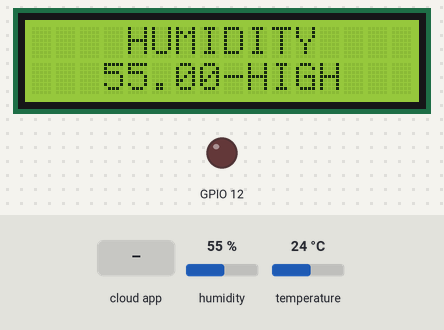
The sketch below on a simulated ESP32. Shown: 16×2 character LCD, output pins drawn as LEDs (lit = HIGH). The inputs (shaded band) are chosen by the test bench; at power-on: temperature 24 °C, humidity 55 %. WiFi joins after 1.5 s; servers stay silent unless stated; what the sketch prints to the serial monitor is not drawn.

Above: at 2.2 s.
2.3 s: temperature set to 25.6 °C
At 8.5 s:
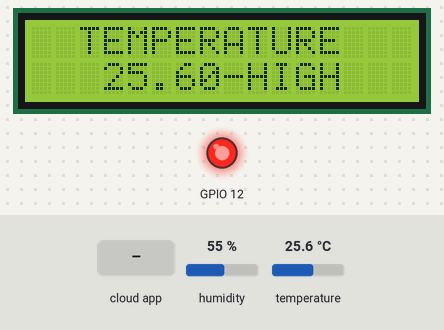
11.7 s: the phone or cloud app sets mesaj to 0
At 14.0 s:
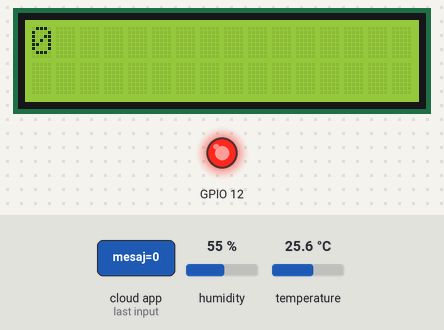
16.7 s: humidity set to 22 %
At 20.1 s:
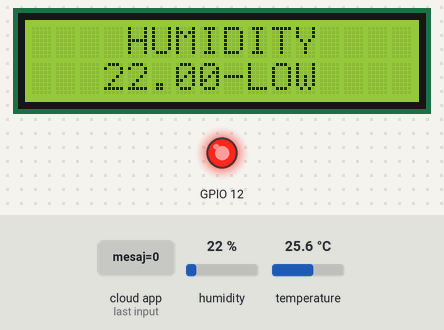
26.1 s: temperature set to 12 °C
At 29.9 s:
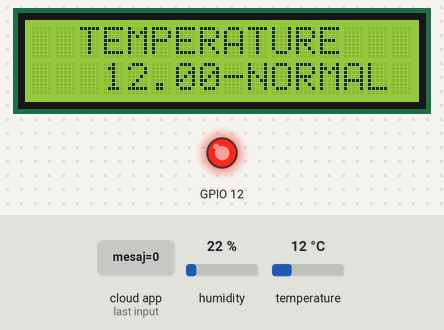
35.5 s: the phone or cloud app sets led to 0
At 39.9 s:
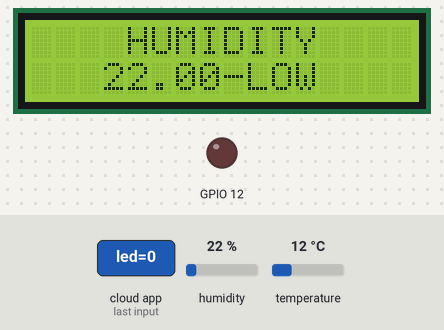
44.9 s: the phone or cloud app sets mesaj to 1
At 49.0 s:
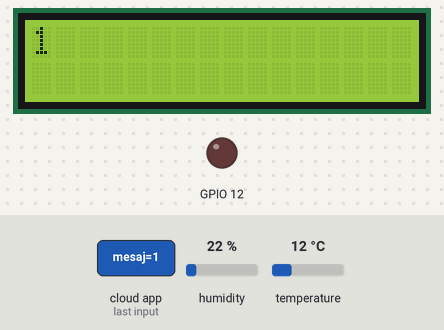
Timing chart, 0 to 50.5 s (numbered marks = the images above; inputs shaded):
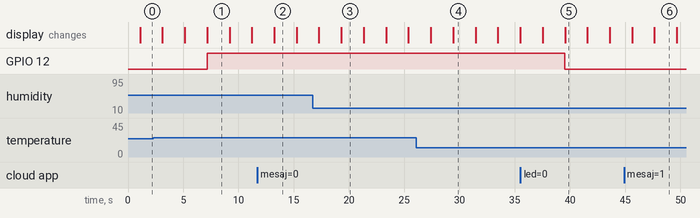

Measured:
- the behaviour switches between 25 and 25.1 °C on temperature (found by bisection; images 0 and 1)
- after the input at 2.3 s, GPIO 12: LOW → HIGH after 4.9 s; the display: first differs from a run without the input after 4.9 s (image 1)
- after the input at 11.7 s, the display: changes after 1.5 s (image 2)
- after the input at 16.7 s, the display: first differs from a run without the input after 2.6 s (image 3)
- after the input at 26.1 s, the display: first differs from a run without the input after 3.3 s (image 4)
- after the input at 35.5 s, GPIO 12: HIGH → LOW after 4.0 s
- after the input at 44.9 s, the display: first differs from a run without the input after 2.7 s (image 6)

The sketch:

sketch.ino
```cpp
#include "thingProperties.h" // Bu kütüphane, Arduino Bulut hizmetine bağlanmak için gerekli olan özellikleri ve fonksiyonları içerir.
#include "DHT.h" // Bu kütüphane DHT sensörü kullanabilmemizi sağlar.
#include <LiquidCrystal_I2C.h> // I2C arayüzü üzerinden çalışan LCD ekran için kütüphane.


DHT dht(0, DHT22); // DHT sensörünü pin 0'a ve DHT22 tipine bağla.
LiquidCrystal_I2C LCD = LiquidCrystal_I2C(0x27, 16, 2); // 0x27 adresinde 16x2 LCD ekranını başlat.

void setup() {
  Serial.begin(9600); // Seri iletişimi başlat, hızı 9600 baud/s olarak ayarla.
  delay(1000); // 1 saniye bekle.

  pinMode(12, OUTPUT); // 12. pine bağlı bir çıkış olarak tanımla.

  LCD.init(); // LCD ekranını başlat.
  LCD.backlight(); // LCD ekranının arka ışığını aç.
  LCD.setCursor(0, 0); // Cursor'u LCD ekranın 0.satir - 0.stun 'una tasir.

  initProperties(); // Arduino Bulut özelliklerini başlat.
  ArduinoCloud.begin(ArduinoIoTPreferredConnection); // Arduino Bulut bağlantısını başlat, öncelikli bağlantı yöntemini kullan.
  setDebugMessageLevel(2); // Hata ayıklama mesaj seviyesini ayarla (2: Tüm mesajlar).
  ArduinoCloud.printDebugInfo(); // Debug bilgilerini Arduino Bulut üzerinde yazdır.

}

void loop() {
  ArduinoCloud.update(); // Arduino Cloud güncellemelerini kontrol et.
  dhtVeriOkuma(); // DHT sensöründen veri okuma işlemini gerçekleştir.
  LCD_Write(); // LCD ekranına, veri yazma islemlerini gercekelstir.
}

void dhtVeriOkuma(){ // Sicaklik ve nem degerlerini okur.
  sicaklik = dht.readTemperature(); // Sıcaklık değerini oku.
  nem = dht.readHumidity(); // Nem değerini oku.
  Serial.println("Humidity: "+String(nem)+"% || Temperature: "+String(sicaklik)+"°C"); // Sıcaklık ve Nem değerlerini terminale yazdırır.
}

void onMesajChange()  {  // Cloud ekranında "mesaj" girdisi oldugu zaman bu fonksiyon otomatik calisir (tetiklenir/cagrilir).
  LCD.clear(); // LCD ekrani temizle.
  mesaj.trim(); // Mesaj boşluklu geldiği icin, mesajin basinda gelen bosluklar temizlenir.
  LCD.setCursor(0, 0); // Cursor'u LCD ekranın 0.satir - 0.stun 'una tasir.
  LCD.print(mesaj); // LCD ekrana "mesaj"i basar
  delay(2000); // 2 saniye bekleme saglar.
}


void LCD_Write(){ // LCD ekrana yazi yazilmak istendigi zaman (sicaklik/nem) bu fonksiyon "loop()" icerisinde cagrilir.

  LCD.clear(); // LCD ekrani temizle

  if(nem<=50) // nem degeri 50'ye esit ya da 50'nin altindaysa if sartine girilir.
  {
    LCD.setCursor(4, 0); // Cursor'u LCD ekranın 0.satir - 4.stun 'una tasir.
    LCD.print("HUMIDITY"); // LCD ekranina "HUMIDITY" yazilir.
    LCD.setCursor(3, 1); // Cursor'u LCD ekranın 1.satir - 3.stun 'una tasir.
    LCD.print(String(nem) + "-LOW"); // LCD ekranina {nem}+"-LOW" yazilir.
  }
  else // nem degeri ilgili sarti saglamadigi durumda else durumuna girilir.
  {
    LCD.setCursor(4, 0); // Cursor'u LCD ekranın 0.satir - 4.stun 'una tasir.
    LCD.print("HUMIDITY"); // LCD ekranina "HUMIDITY" yazilir.
    LCD.setCursor(3, 1); // Cursor'u LCD ekranın 1.satir - 3.stun 'una tasir.
    LCD.print(String(nem) + "-HIGH"); // LCD ekranina {nem}+"-HIGH" yazilir.
  }

  delay(2000); // 2 saniye bekleme saglar.
  LCD.clear(); // LCD ekrani temizle

  if(sicaklik<0) // sicaklik degeri 0'in altindaysa if sartine girilir.
  {
    LCD.setCursor(2, 0); // Cursor'u LCD ekranın 0.satir - 2.stun 'una tasir.
    LCD.print("TEMPERATURE"); // LCD ekranina "TEMPERATURE" yazilir.
    LCD.setCursor(0, 1); // Cursor'u LCD ekranın 1.satir - 0.stun 'una tasir.
    LCD.print(String(sicaklik) + "-VERY LOW"); // LCD ekranina {sicaklik}+"-VERY LOW" yazilir.
  }
  else if(sicaklik<=25) // sicaklik degeri 25'e esit ya da 25'in altindaysa else if sartine girilir.
  {
    LCD.setCursor(2, 0); // Cursor'u LCD ekranın 0.satir - 2.stun 'una tasir.
    LCD.print("TEMPERATURE"); // LCD ekranina "TEMPERATURE" yazilir.
    LCD.setCursor(3, 1); // Cursor'u LCD ekranın 1.satir - 3.stun 'una tasir.
    LCD.print(String(sicaklik) + "-NORMAL"); // LCD ekranina {sicaklik}+"-NORMAL" yazilir.
  }
  else // sicaklik degeri ilgili sarti saglamadigi durumda else durumuna girilir.
  {
    LCD.setCursor(2, 0); // Cursor'u LCD ekranın 0.satir - 2.stun 'una tasir.
    LCD.print("TEMPERATURE"); // LCD ekranina "TEMPERATURE" yazilir.
    LCD.setCursor(3, 1); // Cursor'u LCD ekranın 1.satir - 3.stun 'una tasir.
    LCD.print(String(sicaklik) + "-HIGH"); // LCD ekranina {sicaklik}+"-HIGH" yazilir.
    led = 1; // sicaklik degeri "HIGH" oldugu icin led = 1 olmalidir, led yanmalidir. "led = 1" durum gucellemesi yapilir.
    digitalWrite(12, HIGH); // led yanar.
  }

  delay(2000); // 2 saniye bekleme saglar.

}


void onLedChange()  { // Cloud ekranında led durumu degistirildiginde bu fonksiyon otomatik calisir (tetiklenir/cagrilir)
  if (led == 1) // led'in 1'e esit oldugu durumlarda if sartina girilir.
  {
    digitalWrite(12, HIGH); // led yanar.
  }
  else if (led == 0 && (sicaklik<=25))  // led'in 0'e esit oldugu ve sicaklik degeri 25'e esit ya da 25'in altinda oldugu durumlarda else if durumuna girilir.
  {
    digitalWrite(12, LOW); // led soner.
  }
  else // led'in 0'e esit oldugu ancak sicaklik degerinin 25'den buyuk oldugu durumlarda else durumuna girilir.
  {
    led = 1; // cloud'dan led = 0 yapilmistir ancak sicaklik degeri 25'in uzerinde oldugu icin led kapatilamamistir. cloud'da led kapali gözüküyor ancak led gercekte yaniyor. Bu durumun önüne gecebilmek icin led durumu cloud'da 'yaniyor' olarak guncellernir.
  }

}
```

thingProperties.h
```cpp
#include <ArduinoIoTCloud.h>
#include <Arduino_ConnectionHandler.h>

const char DEVICE_LOGIN_NAME[]  = "635d3a94-166b-4c23-8dd0-211a47f69789";

const char SSID[]               = "Wokwi-GUEST";    // Network SSID (name)
const char PASS[]               = "";    // Network password (use for WPA, or use as key for WEP)
const char DEVICE_KEY[]  = "f8cXrBgtS9IbJKwuLfw7dccUF";    // Secret device password

void onMesajChange();
void onLedChange();

String mesaj;
CloudTemperatureSensor sicaklik;
CloudRelativeHumidity nem;
bool led;

void initProperties(){

  ArduinoCloud.setBoardId(DEVICE_LOGIN_NAME);
  ArduinoCloud.setSecretDeviceKey(DEVICE_KEY);
  ArduinoCloud.addProperty(mesaj, READWRITE, ON_CHANGE, onMesajChange);
  ArduinoCloud.addProperty(sicaklik, READ, ON_CHANGE, NULL);
  ArduinoCloud.addProperty(nem, READ, ON_CHANGE, NULL);
  ArduinoCloud.addProperty(led, READWRITE, ON_CHANGE, onLedChange);

}

WiFiConnectionHandler ArduinoIoTPreferredConnection(SSID, PASS);
```
